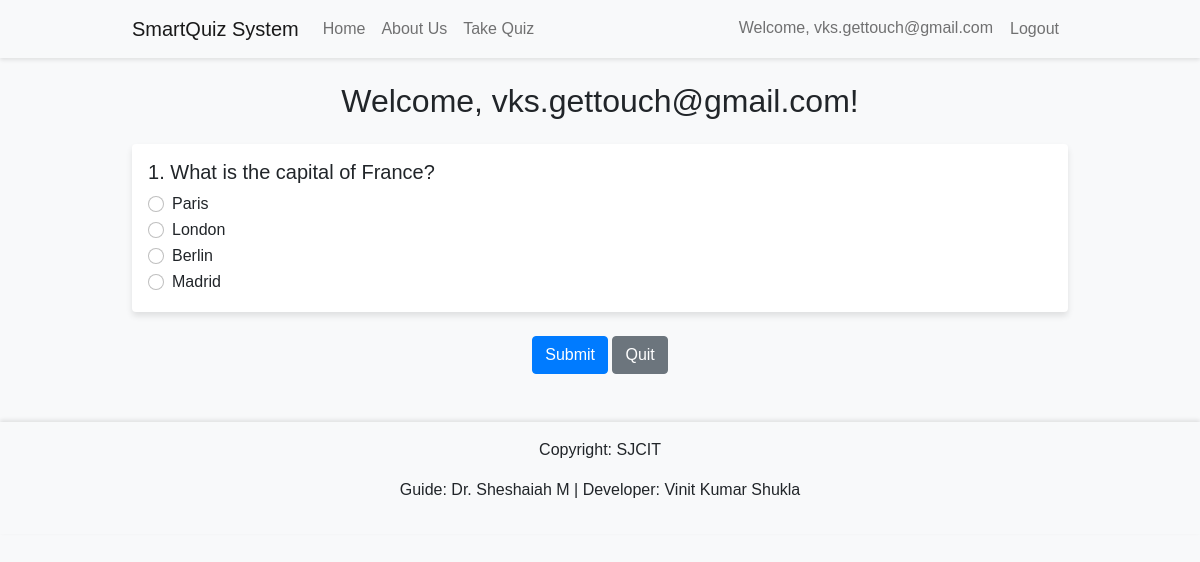
The app's page /quiz/ (signed in) with its own data.
### quiz/models.py (models this page shows)
class Question(models.Model):
    text = models.CharField(max_length=200)
    difficulty = models.IntegerField(default=1)

class Choice(models.Model):
    question = models.ForeignKey(Question, on_delete=models.CASCADE)
    text = models.CharField(max_length=200)
    is_correct = models.BooleanField(default=False)

### quiz/views.py (the view, shortened to what this page needs)
# urls.py: path('quiz/', views.quiz, name='quiz'),
@login_required
@require_http_methods(["GET", "POST"])
def quiz(request):
    progress, created = UserProgress.objects.get_or_create(user=request.user)
    total_questions = 5  # Total number of questions per quiz
    all_questions = Question.objects.filter(difficulty__lte=progress.level)
    if all_questions.exists():
        current_question = all_questions[progress.current_question_index % len(all_questions)]
        return render(request, 'quiz.html', {
            'question': current_question,
            'question_number': progress.current_question_index + 1,
            'total_questions': total_questions
        })
    else:
        messages.error(request, "No questions available at your level.")
        return redirect('home')

### quiz/templates/quiz.html (shortened to what this page needs)
{% extends 'base.html' %}
{% block content %}
<h2 class="text-center mb-4">Welcome, {{ user.username }}!</h2>
<form method="post">
    <div class="card mb-4">
        <div class="card-body">
            <h5 class="card-title">{{ question_number }}. {{ question.text }}</h5>
            {% for choice in question.choice_set.all %}
                <div class="form-check">
                    <input class="form-check-input" type="radio" name="answer" id="choice_{{ choice.id }}" value="{{ choice.id }}" required>
                    <label class="form-check-label" for="choice_{{ choice.id }}">
                        {{ choice.text }}
                    </label>
                </div>
            {% endfor %}
        </div>
    </div>
    <div class="text-center">
        <button type="submit" class="btn btn-primary">Submit</button>
        <a href="{% url 'home' %}" class="btn btn-secondary">Quit</a>
    </div>
</form>
{% endblock %}

### quiz/templates/base.html (shortened to what this page needs)
<!DOCTYPE html>
<html lang="en">
<head>
    <link href="https://cdn.jsdelivr.net/npm/bootstrap@5.1.3/dist/css/bootstrap.min.css" rel="stylesheet">
    <link rel="stylesheet" href="/static/css/styles.css">
</head>
<body>
    <nav class="navbar navbar-expand-lg navbar-light bg-light">
        <div class="container">
            <a class="navbar-brand" href="{% url 'home' %}">SmartQuiz System</a>
            <div class="collapse navbar-collapse" id="navbarNav">
                <ul class="navbar-nav me-auto">
                    <li class="nav-item">
                        <a class="nav-link" href="{% url 'home' %}">Home</a>
                    </li>
                    <li class="nav-item">
                        <a class="nav-link" href="{% url 'about' %}">About Us</a>
                    </li>
                    {% if user.is_authenticated %}
                        <li class="nav-item">
                            <a class="nav-link" href="{% url 'quiz' %}">Take Quiz</a>
                        </li>
                    {% endif %}
                </ul>
                <ul class="navbar-nav">
                    {% if user.is_authenticated %}
                        <li class="nav-item">
                            <span class="nav-link">Welcome, {{ user.username }}</span>
                        </li>
                        <li class="nav-item">
                            <form method="POST" action="{% url 'logout' %}">
                                <button type="submit" class="btn btn-link nav-link">Logout</button>
                            </form>
                        </li>
                    {% endif %}
                </ul>
            </div>
        </div>
    </nav>
    <div class="container mt-4">
        {% block content %}
        {% endblock %}
    </div>
    <footer class="mt-5 py-3 bg-light text-center">
        <div class="container">
            <p>Copyright: SJCIT</p>
            <p>Guide: Dr. Sheshaiah M | Developer: Vinit Kumar Shukla</p>
        </div>
    </footer>
</body>
</html>

### static/css/styles.css (style rules this page uses)
body { font-family: Arial, sans-serif; background-color: #f8f9fa; }
.navbar { box-shadow: 0 2px 4px rgba(0,0,0,.1); }
.container { max-width: 960px; }
.card { border: none; box-shadow: 0 4px 6px rgba(0,0,0,.1); transition: all 0.3s ease; }
.btn-primary { background-color: #007bff; border-color: #007bff; }
footer { box-shadow: 0 -2px 4px rgba(0,0,0,.1); }

### records on screen
Question: text "What is the capital of France?"
Choice: text "Paris"
Choice: text "London"
Choice: text "Berlin"
Choice: text "Madrid"

### other values on screen
{{ user.username }} "vks.gettouch@gmail.com"
{{ question_number }} "1"
